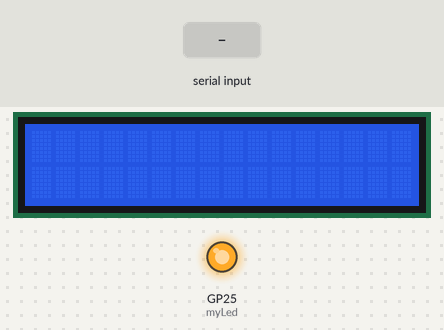
Simulated run of this program. Board: Raspberry Pi Pico running MicroPython. Parts: 16×2 character LCD, output pins drawn as LEDs (lit = HIGH). The test bench sets the inputs (shaded band). Library files of the repository ran but are not shown: lcd1602.py; what the program prints to the serial console is not drawn.

Above: at 1.2 s.
1.3 s: "1" typed at the serial console, then Enter
At 2.1 s:
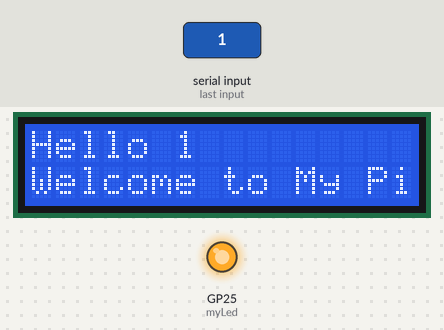
2.9 s: "0" typed at the serial console, then Enter
At 3.4 s:
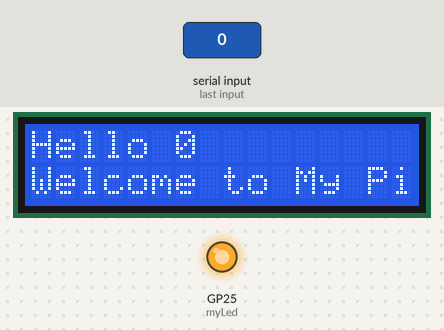
4.5 s: "2" typed at the serial console, then Enter
At 5.8 s:
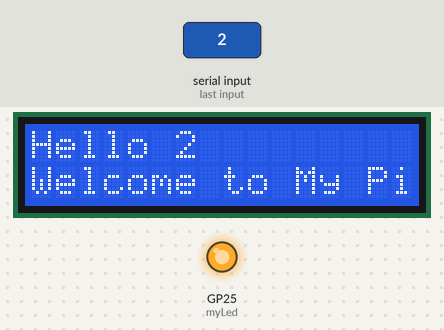
Timing chart, 0 to 7.5 s (numbered marks = the images above; inputs shaded):
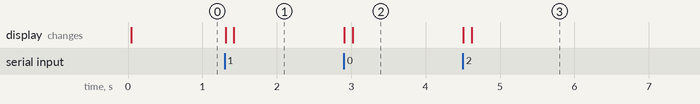

Measured:
- after the input at 1.3 s, the display: first changes at once (image 1 shows a later state)
- after the input at 2.9 s, the display: first changes at once (image 2 shows a later state)
- after the input at 4.5 s, the display: first changes at once (image 3 shows a later state)

The program:

main.py
```python
from lcd1602 import LCD
import utime as time

myLed = machine.Pin('LED',machine.Pin.OUT)
myLed.value(1)

lcd=LCD()
while True:

    myName=input('What is Your Name? ')
    lcd.clear()
    greeting1='Hello '+myName
    greeting2='Welcome to My Pi'
    lcd.write(0,0,greeting1)
    lcd.write(0,1,greeting2)
    
```
